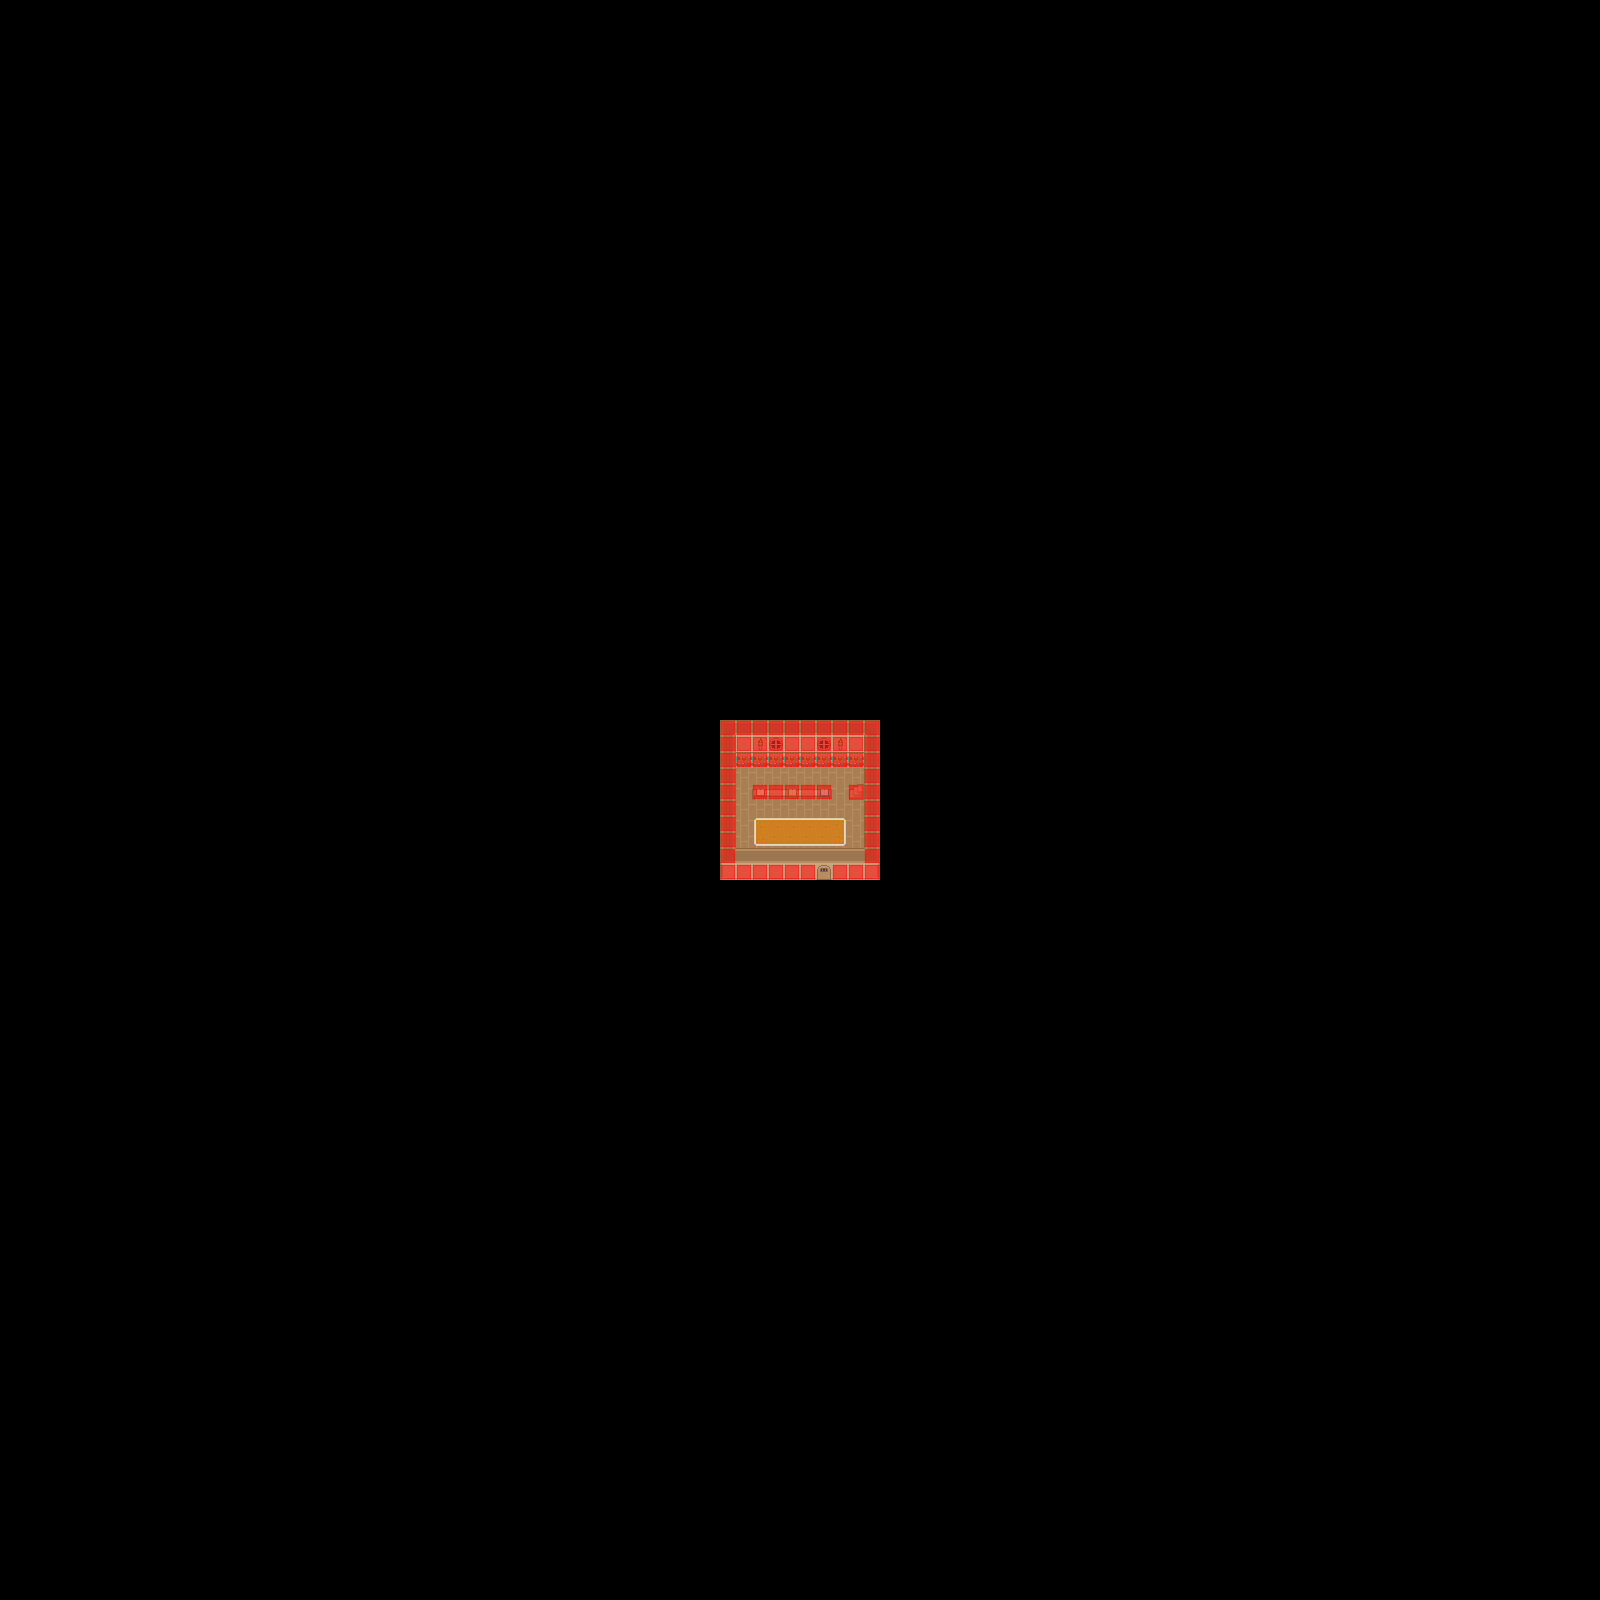

Tiled map render using the project's own tile images. Description and the map definition, with tile-layer contents summarised, below:
An orthogonal 100x100 tile map with 16x16 px tiles, 4 tile layers (Ground, Ground, Over, Collision), 2 tilesets and 4 objects (3x Sign, WARP).

<map version="1.4" tiledversion="1.4.2" orientation="orthogonal" renderorder="right-down" width="100" height="100" tilewidth="16" tileheight="16" infinite="0" nextlayerid="6" nextobjectid="6">
 <properties>
  <property name="MUSIC" value="neutral.ogg" />
 </properties>
 <tileset firstgid="1" source="../tilesets/roguelike1_16_16.tsx" />
 <tileset firstgid="1768" source="../tilesets/engine1_16_16.tsx" />
 <layer id="1" name="Ground" width="100" height="100">
  <data>[10000 cells, 92 non-empty, 12 distinct tile ids]</data>
 </layer>
 <layer id="5" name="Ground" width="100" height="100">
  <data>[10000 cells, 20 non-empty, 11 distinct tile ids]</data>
 </layer>
 <layer id="4" name="Over" width="100" height="100">
  <data>[10000 cells, 14 non-empty, 6 distinct tile ids]</data>
 </layer>
 <layer id="2" name="Collision" width="100" height="100">
  <data>[10000 cells, 57 non-empty, 1 distinct tile ids]</data>
 </layer>
 <objectgroup id="3" name="Objects">
  <object id="1" name="WARP TO 2-0" type="WARP" x="816" y="864" width="16" height="16">
   <properties>
    <property name="DEST_MAP" value="ow-2-0" />
    <property name="DEST_X" type="int" value="38" />
    <property name="DEST_Y" type="int" value="18" />
   </properties>
  </object>
  <object id="3" type="Sign" x="752.375" y="800.375" width="15.25" height="14.25">
   <properties>
    <property name="onetime" type="bool" value="true" />
    <property name="text" value="Paragraph 962. Verfolgungsrecht des Eigentuemers:#Der Eigentuemer des Bienenschwarms darf bei der Verfolgung fremde Grundstuecke betreten.#Das wusste ich noch nicht." />
   </properties>
  </object>
  <object id="4" type="Sign" x="784.75" y="800.5" width="15.25" height="14.25">
   <properties>
    <property name="onetime" type="bool" value="true" />
    <property name="text" value="100 lustige Fakten über Bienen, Seite 127:#Bis zu zwei teelöffel Honig produziert die durchschnittliche Arbeiterbiene in ihrem Leben.#Das klingt garnicht mal so viel." />
   </properties>
  </object>
  <object id="5" type="Sign" x="816.375" y="800.75" width="15.25" height="14.25">
   <properties>
    <property name="onetime" type="bool" value="true" />
    <property name="text" value="Wirtschaftskraft der Bienen in Deutschland, Seite 358:#Die Biene ist die drittwichtigste Wirtschaftskraft in Deutschland." />
   </properties>
  </object>
 </objectgroup>
</map>
